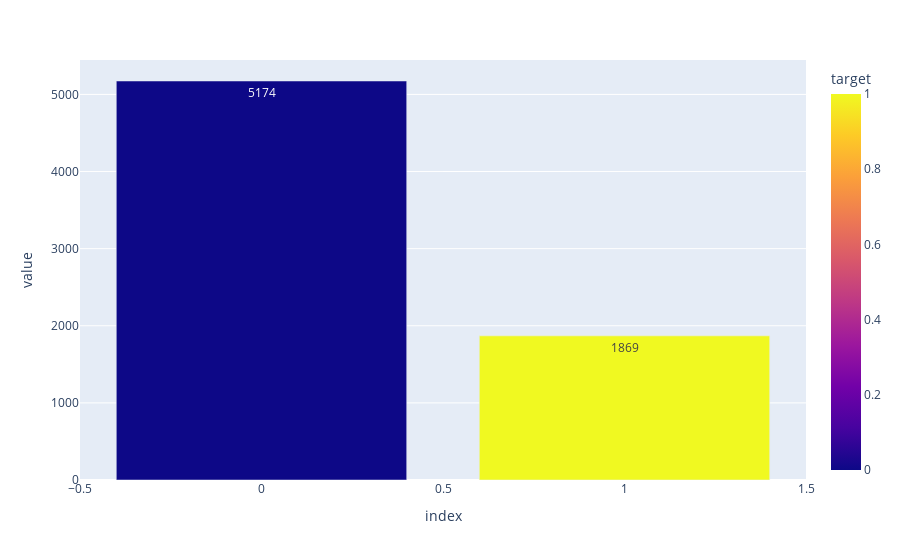

Source (notebook cell):
### Markdown cell above
# Feature importance

### Code cell
df.groupby(["target"]).agg(total = pd.NamedAgg("target", "count")).reset_index().plot.bar(color= "target", text_auto= True)

### Figure 1 — Plotly figure (JSON) as saved in the notebook; plotly's stock layout.template omitted (floating-point values rounded to 4 significant figures)
{"data": [{"alignmentgroup": "True", "hovertemplate": "index=%{x}<br>value=%{y}<br>target=%{marker.color}<extra></extra>", "legendgroup": "", "marker": {"color": [0, 1], "coloraxis": "coloraxis", "pattern": {"shape": ""}}, "name": "", "offsetgroup": "", "orientation": "v", "showlegend": false, "textposition": "auto", "texttemplate": "%{y}", "type": "bar", "x": [0, 1], "xaxis": "x", "y": [5174, 1869], "yaxis": "y"}], "layout": {"barmode": "relative", "coloraxis": {"colorbar": {"title": {"text": "target"}}, "colorscale": [[0, "#0d0887"], [0.1111, "#46039f"], [0.2222, "#7201a8"], [0.3333, "#9c179e"], [0.4444, "#bd3786"], [0.5556, "#d8576b"], [0.6667, "#ed7953"], [0.7778, "#fb9f3a"], [0.8889, "#fdca26"], [1, "#f0f921"]]}, "legend": {"tracegroupgap": 0}, "margin": {"t": 60}, "xaxis": {"anchor": "y", "domain": [0, 1], "title": {"text": "index"}}, "yaxis": {"anchor": "x", "domain": [0, 1], "title": {"text": "value"}}}}
